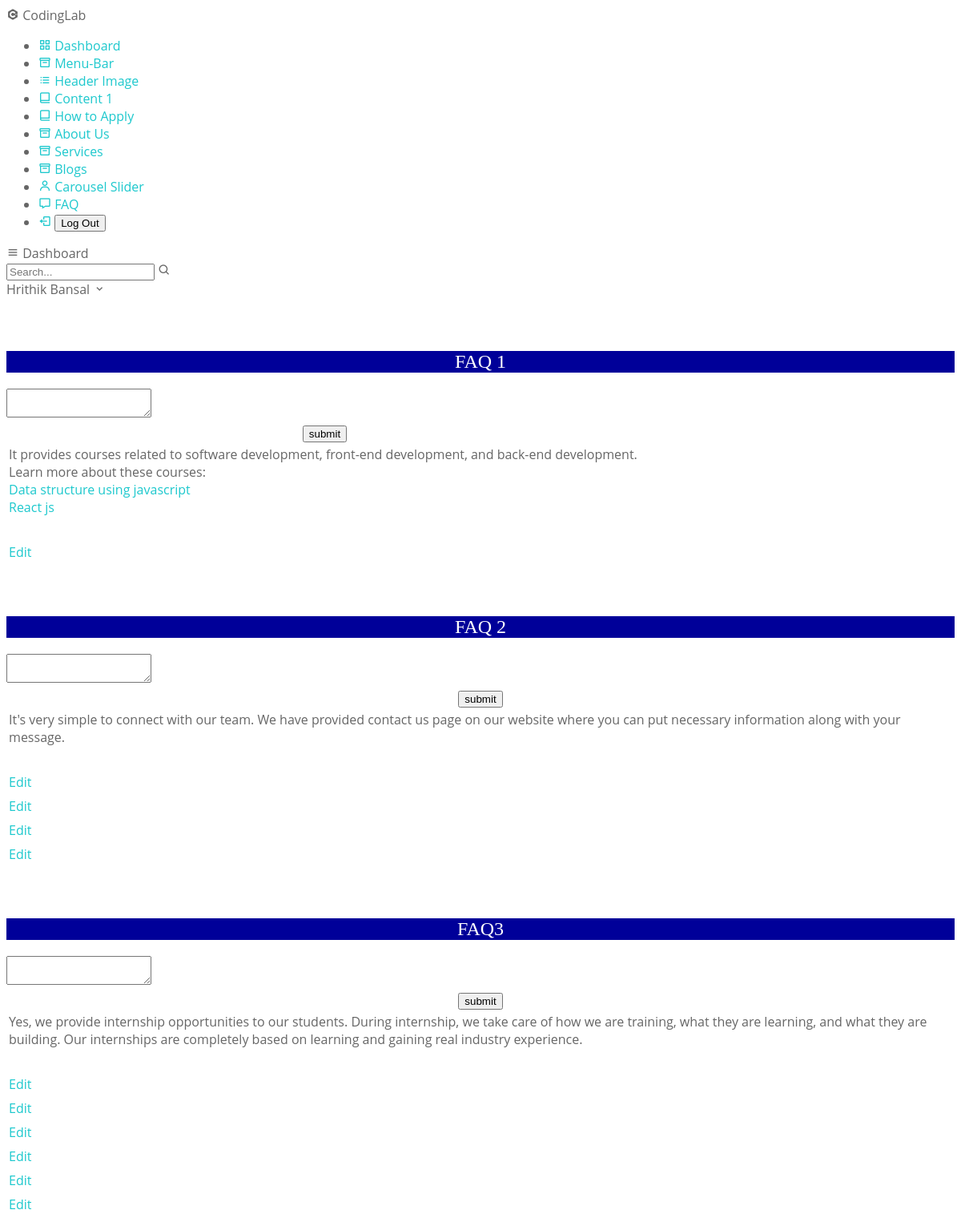
The page /admin/faq.php (signed in) on the database its author committed.
### tables this page shows
CREATE TABLE `faq1` (
  `id` int(11) NOT NULL,
  `content` text NOT NULL
);

CREATE TABLE `faq2` (
  `id` int(11) NOT NULL,
  `content` text NOT NULL
);

CREATE TABLE `faq3` (
  `id` int(11) NOT NULL,
  `content` text NOT NULL
);

### admin/faq.php (the view, shortened to what this page needs)
<?php
include '../include/connect.php';
?>
<!DOCTYPE html>
<html lang="en" dir="ltr">
  <head>
    <link rel="stylesheet" href="../style.css">
    <link href='https://unpkg.com/boxicons@2.0.7/css/boxicons.min.css' rel='stylesheet'>
   </head>
<body>
    <?php include '../include/side.php'; ?>
<br><br><br>
<h2 align="center" style="color: white; background-color:  #000099; font-family:Comic sans MS;" >FAQ 1</h2>
<div class="container">
<form method="post">
<table>
<textarea name="content">
</textarea>
</div>
<tr>
  <td colspan="2" align="center"><input type="submit" name="submit" value="submit"></td>
</tr>
<?php
$records = mysqli_query($db,"select * from faq1");
while($data = mysqli_fetch_array($records))
{
?>
  <tr>
    <td><?php echo $data['content']; ?></td>
  </tr>
<td>
  <a href="../admin/editfaq1.php?id=<?php echo $data['id']; ?>">Edit</a></td>
<?php
}
?>
<br><br><br>
<h2 align="center" style="color: white; background-color:  #000099; font-family:Comic sans MS;" >FAQ 2</h2>
<div class="container">
<form method="post">
<table>
<textarea name="content1">
</textarea>
</div>
<tr>
  <td colspan="2" align="center"><input type="submit" name="submit1" value="submit"></td>
</tr>
<?php
$records = mysqli_query($db,"select * from faq2");
while($data = mysqli_fetch_array($records))
{
?>
  <tr>
    <td><?php echo $data['content']; ?></td>
  </tr>
<td>
  <a href="../admin/editfaq2.php?id=<?php echo $data['id']; ?>">Edit</a></td>
<?php
}
?>
<br><br><br>
<h2 align="center" style="color: white; background-color:  #000099; font-family:Comic sans MS;" >FAQ3</h2>
<div class="container">
<form method="post">
<table>
<textarea name="content2">
</textarea>
</div>
<tr>
  <td colspan="2" align="center"><input type="submit" name="submit2" value="submit"></td>
</tr>
<?php
$records = mysqli_query($db,"select * from faq3");
while($data = mysqli_fetch_array($records))
{
?>
  <tr>
    <td><?php echo $data['content']; ?></td>
  </tr>
<td>
  <a href="../admin/editfaq3.php?id=<?php echo $data['id']; ?>">Edit</a></td>
<?php
}
?>
</body>
</html>

### assets/css/style.css (style rules this page uses)
body { background: #fff; color: #666666; font-family: "Open Sans", sans-serif; overflow-x: hidden; }
a { color: #1dc8cd; text-decoration: none; transition: 0.5s; }
p { padding: 0; margin: 0 0 30px 0; }
h1, h2, h3, h4, h5, h6 { font-family: "Montserrat", sans-serif; font-weight: 400; margin: 0 0 20px 0; padding: 0; }

### rows shown on the page
faq1: content "It provides courses related to software development, front-end development, and back-end development. Learn more about these courses: Data structure using javascript React js"
faq2: content "It's very simple to connect with our team. We have provided contact us page on our website where you can put necessary information along with your message."
faq3: content "Yes, we provide internship opportunities to our students. During internship, we take care of how we are training, what they are learning, and what they are building. Our internships are completely based on learning and gaining real industry experience."
